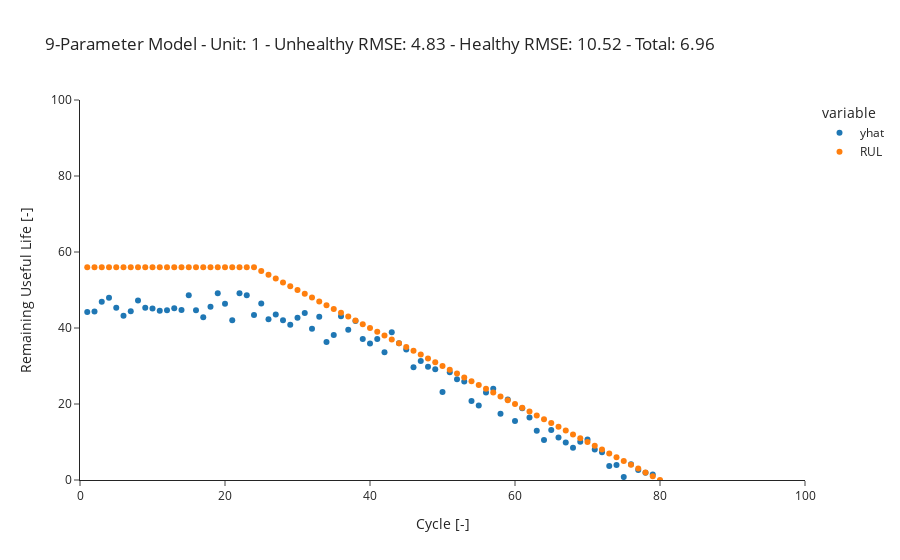
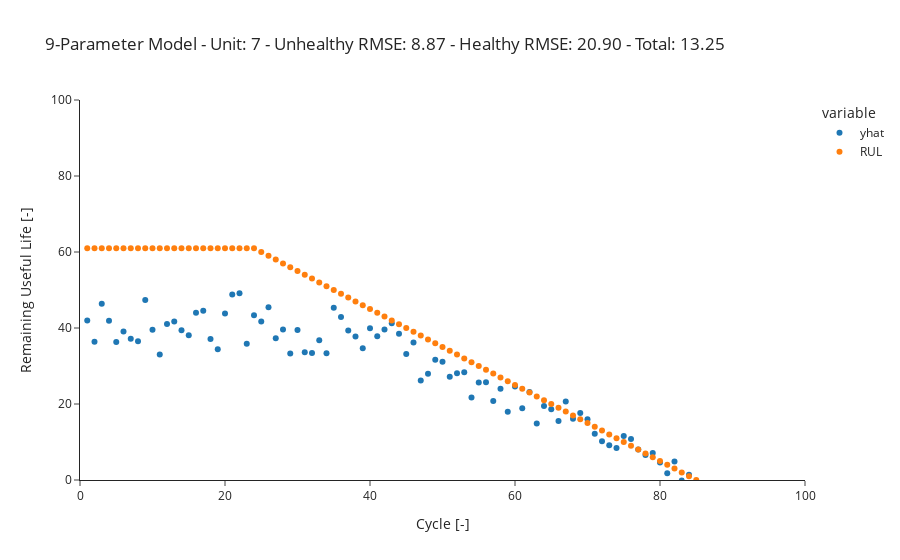
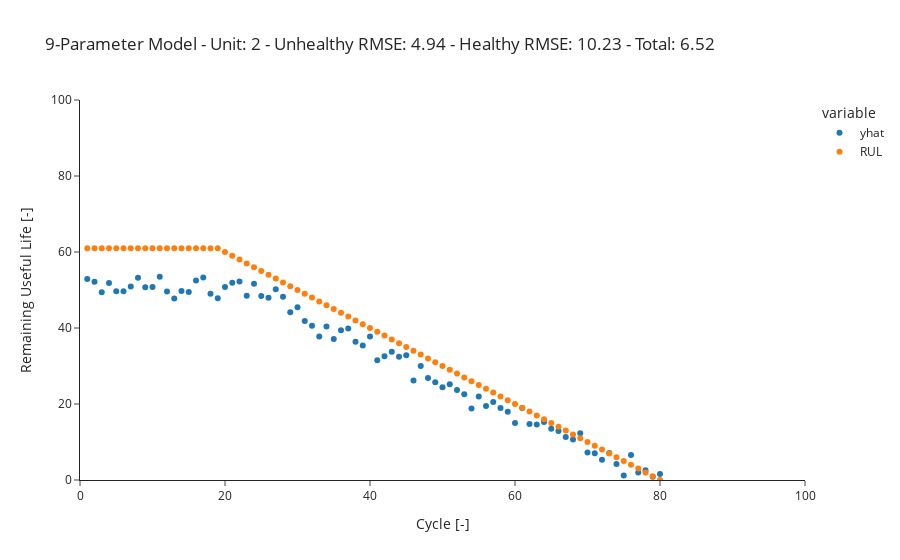
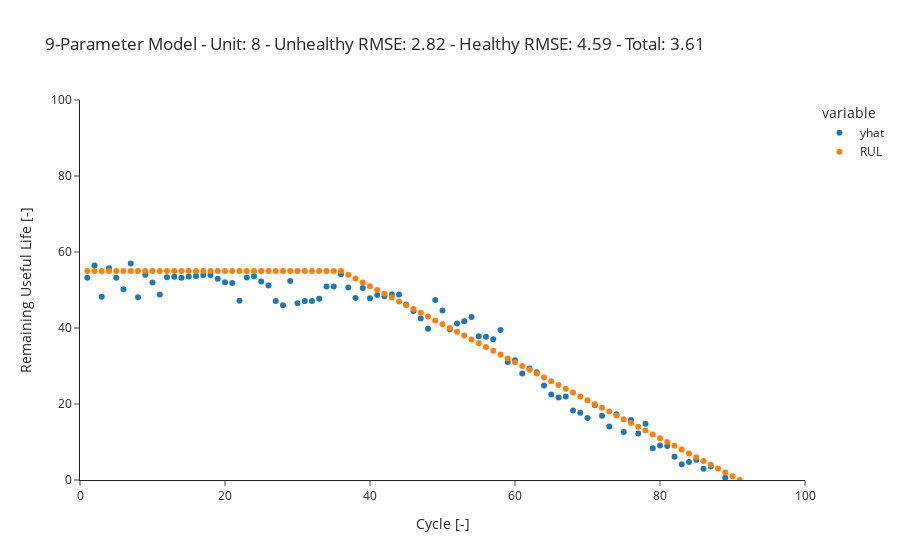

The notebook cell saved with these charts, in order:
### Code cell
#plot out piecewise target versus prediction with RMSE for 9-parameter model
unit_plots(df_results_pw_9, title="9-Parameter Model")

### Figure 1 — Plotly figure (JSON) as saved in the notebook; plotly's stock layout.template omitted (floating-point values rounded to 4 significant figures)
{"data": [{"hovertemplate": "variable=yhat<br>cycle=%{x}<br>value=%{y}<extra></extra>", "legendgroup": "yhat", "marker": {"color": "#1F77B4", "symbol": "circle"}, "mode": "markers", "name": "yhat", "orientation": "v", "showlegend": true, "type": "scatter", "x": [1, 2, 3, 4, 5, 6, 7, 8, 9, 10, 11, 12, 13, 14, 15, 16, 17, 18, 19, 20, 21, 22, 23, 24, 25, 26, 27, 28, 29, 30, 31, 32, 33, 34, 35, 36, 37, 38, 39, 40, 41, 42, 43, 44, 45, 46, 47, 48, 49, 50, 51, 52, 53, 54, 55, 56, 57, 58, 59, 60, 61, 62, 63, 64, 65, 66, 67, 68, 69, 70, 71, 72, 73, 74, 75, 76, 77, 78, 79, 80], "xaxis": "x", "y": [44.23, 44.32, 46.91, 47.94, 45.3, 43.25, 44.42, 47.27, 45.33, 45.15, 44.55, 44.66, 45.19, 44.74, 48.63, 44.64, 42.82, 45.61, 49.14, 46.36, 42.04, 49.18, 48.62, 43.45, 46.42, 42.31, 43.57, 42.01, 40.84, 42.7, 43.97, 39.83, 42.98, 36.3, 38.18, 43.12, 39.56, 41.84, 37.08, 35.9, 37.07, 33.61, 38.9, 35.99, 34.34, 29.7, 31.33, 29.81, 29.17, 23.14, 28.36, 26.48, 25.95, 20.76, 19.6, 23.05, 24.04, 17.41, 21.21, 15.54, 18.89, 16.46, 12.97, 10.51, 13.18, 11.2, 9.892, 8.494, 10.06, 10.69, 8.014, 7.275, 3.665, 3.954, 0.7694, 4.131, 2.648, 1.9, 1.473, -0.2672], "yaxis": "y"}, {"hovertemplate": "variable=RUL<br>cycle=%{x}<br>value=%{y}<extra></extra>", "legendgroup": "RUL", "marker": {"color": "#FF7F0E", "symbol": "circle"}, "mode": "markers", "name": "RUL", "orientation": "v", "showlegend": true, "type": "scatter", "x": [1, 2, 3, 4, 5, 6, 7, 8, 9, 10, 11, 12, 13, 14, 15, 16, 17, 18, 19, 20, 21, 22, 23, 24, 25, 26, 27, 28, 29, 30, 31, 32, 33, 34, 35, 36, 37, 38, 39, 40, 41, 42, 43, 44, 45, 46, 47, 48, 49, 50, 51, 52, 53, 54, 55, 56, 57, 58, 59, 60, 61, 62, 63, 64, 65, 66, 67, 68, 69, 70, 71, 72, 73, 74, 75, 76, 77, 78, 79, 80], "xaxis": "x", "y": [56, 56, 56, 56, 56, 56, 56, 56, 56, 56, 56, 56, 56, 56, 56, 56, 56, 56, 56, 56, 56, 56, 56, 56, 55, 54, 53, 52, 51, 50, 49, 48, 47, 46, 45, 44, 43, 42, 41, 40, 39, 38, 37, 36, 35, 34, 33, 32, 31, 30, 29, 28, 27, 26, 25, 24, 23, 22, 21, 20, 19, 18, 17, 16, 15, 14, 13, 12, 11, 10, 9, 8, 7, 6, 5, 4, 3, 2, 1, 0], "yaxis": "y"}], "layout": {"legend": {"title": {"text": "variable"}, "tracegroupgap": 0}, "title": {"text": "9-Parameter Model - Unit: 1 - Unhealthy RMSE: 4.83 - Healthy RMSE: 10.52 - Total: 6.96"}, "xaxis": {"anchor": "y", "domain": [0, 1], "range": [0, 100], "title": {"text": "Cycle [-]"}}, "yaxis": {"anchor": "x", "domain": [0, 1], "range": [0, 100], "title": {"text": "Remaining Useful Life [-]"}}}}

### Figure 2 — Plotly figure (JSON) as saved in the notebook; plotly's stock layout.template omitted (floating-point values rounded to 4 significant figures)
{"data": [{"hovertemplate": "variable=yhat<br>cycle=%{x}<br>value=%{y}<extra></extra>", "legendgroup": "yhat", "marker": {"color": "#1F77B4", "symbol": "circle"}, "mode": "markers", "name": "yhat", "orientation": "v", "showlegend": true, "type": "scatter", "x": [1, 2, 3, 4, 5, 6, 7, 8, 9, 10, 11, 12, 13, 14, 15, 16, 17, 18, 19, 20, 21, 22, 23, 24, 25, 26, 27, 28, 29, 30, 31, 32, 33, 34, 35, 36, 37, 38, 39, 40, 41, 42, 43, 44, 45, 46, 47, 48, 49, 50, 51, 52, 53, 54, 55, 56, 57, 58, 59, 60, 61, 62, 63, 64, 65, 66, 67, 68, 69, 70, 71, 72, 73, 74, 75, 76, 77, 78, 79, 80, 81, 82, 83, 84, 85], "xaxis": "x", "y": [41.99, 36.36, 46.41, 41.93, 36.33, 39.06, 37.19, 36.5, 47.35, 39.57, 33.04, 41.04, 41.74, 39.38, 38.12, 44.03, 44.51, 37.08, 34.42, 43.8, 48.84, 49.13, 35.88, 43.33, 41.73, 45.46, 37.32, 39.62, 33.31, 39.49, 33.6, 33.39, 36.76, 33.39, 45.31, 42.88, 39.32, 37.73, 34.68, 39.95, 37.84, 39.61, 41.26, 38.52, 33.17, 36.15, 26.21, 27.99, 31.62, 31.15, 27.19, 28.06, 28.36, 21.69, 25.66, 25.75, 20.78, 24.0, 17.94, 24.58, 18.9, 23.19, 14.85, 19.49, 18.63, 15.51, 20.66, 16.09, 17.62, 16.0, 12.18, 10.18, 9.137, 8.43, 11.58, 10.79, 8.023, 6.588, 7.099, 4.573, 1.8, 4.879, -0.1496, 1.366, -1.332], "yaxis": "y"}, {"hovertemplate": "variable=RUL<br>cycle=%{x}<br>value=%{y}<extra></extra>", "legendgroup": "RUL", "marker": {"color": "#FF7F0E", "symbol": "circle"}, "mode": "markers", "name": "RUL", "orientation": "v", "showlegend": true, "type": "scatter", "x": [1, 2, 3, 4, 5, 6, 7, 8, 9, 10, 11, 12, 13, 14, 15, 16, 17, 18, 19, 20, 21, 22, 23, 24, 25, 26, 27, 28, 29, 30, 31, 32, 33, 34, 35, 36, 37, 38, 39, 40, 41, 42, 43, 44, 45, 46, 47, 48, 49, 50, 51, 52, 53, 54, 55, 56, 57, 58, 59, 60, 61, 62, 63, 64, 65, 66, 67, 68, 69, 70, 71, 72, 73, 74, 75, 76, 77, 78, 79, 80, 81, 82, 83, 84, 85], "xaxis": "x", "y": [61, 61, 61, 61, 61, 61, 61, 61, 61, 61, 61, 61, 61, 61, 61, 61, 61, 61, 61, 61, 61, 61, 61, 61, 60, 59, 58, 57, 56, 55, 54, 53, 52, 51, 50, 49, 48, 47, 46, 45, 44, 43, 42, 41, 40, 39, 38, 37, 36, 35, 34, 33, 32, 31, 30, 29, 28, 27, 26, 25, 24, 23, 22, 21, 20, 19, 18, 17, 16, 15, 14, 13, 12, 11, 10, 9, 8, 7, 6, 5, 4, 3, 2, 1, 0], "yaxis": "y"}], "layout": {"legend": {"title": {"text": "variable"}, "tracegroupgap": 0}, "title": {"text": "9-Parameter Model - Unit: 7 - Unhealthy RMSE: 8.87 - Healthy RMSE: 20.90 - Total: 13.25"}, "xaxis": {"anchor": "y", "domain": [0, 1], "range": [0, 100], "title": {"text": "Cycle [-]"}}, "yaxis": {"anchor": "x", "domain": [0, 1], "range": [0, 100], "title": {"text": "Remaining Useful Life [-]"}}}}

### Figure 3 — Plotly figure (JSON) as saved in the notebook; plotly's stock layout.template omitted (floating-point values rounded to 4 significant figures)
{"data": [{"hovertemplate": "variable=yhat<br>cycle=%{x}<br>value=%{y}<extra></extra>", "legendgroup": "yhat", "marker": {"color": "#1F77B4", "symbol": "circle"}, "mode": "markers", "name": "yhat", "orientation": "v", "showlegend": true, "type": "scatter", "x": [1, 2, 3, 4, 5, 6, 7, 8, 9, 10, 11, 12, 13, 14, 15, 16, 17, 18, 19, 20, 21, 22, 23, 24, 25, 26, 27, 28, 29, 30, 31, 32, 33, 34, 35, 36, 37, 38, 39, 40, 41, 42, 43, 44, 45, 46, 47, 48, 49, 50, 51, 52, 53, 54, 55, 56, 57, 58, 59, 60, 61, 62, 63, 64, 65, 66, 67, 68, 69, 70, 71, 72, 73, 74, 75, 76, 77, 78, 79, 80], "xaxis": "x", "y": [52.87, 52.19, 49.43, 51.81, 49.67, 49.7, 50.91, 53.23, 50.73, 50.81, 53.48, 49.64, 47.78, 49.72, 49.48, 52.5, 53.29, 49.04, 47.85, 50.76, 51.93, 52.21, 48.52, 51.65, 48.45, 47.99, 50.21, 48.2, 44.15, 45.48, 41.83, 40.59, 37.79, 40.36, 37.1, 39.4, 39.84, 36.35, 35.42, 37.76, 31.52, 32.54, 33.74, 32.46, 32.81, 26.19, 29.97, 26.86, 25.72, 24.41, 25.2, 23.68, 22.59, 18.85, 21.95, 19.47, 20.56, 18.97, 17.94, 15.01, 18.94, 14.76, 14.64, 15.28, 13.48, 12.91, 11.3, 10.65, 12.27, 7.225, 7.053, 5.314, 7.102, 4.22, 1.194, 6.578, 1.997, 2.565, 0.8845, 1.59], "yaxis": "y"}, {"hovertemplate": "variable=RUL<br>cycle=%{x}<br>value=%{y}<extra></extra>", "legendgroup": "RUL", "marker": {"color": "#FF7F0E", "symbol": "circle"}, "mode": "markers", "name": "RUL", "orientation": "v", "showlegend": true, "type": "scatter", "x": [1, 2, 3, 4, 5, 6, 7, 8, 9, 10, 11, 12, 13, 14, 15, 16, 17, 18, 19, 20, 21, 22, 23, 24, 25, 26, 27, 28, 29, 30, 31, 32, 33, 34, 35, 36, 37, 38, 39, 40, 41, 42, 43, 44, 45, 46, 47, 48, 49, 50, 51, 52, 53, 54, 55, 56, 57, 58, 59, 60, 61, 62, 63, 64, 65, 66, 67, 68, 69, 70, 71, 72, 73, 74, 75, 76, 77, 78, 79, 80], "xaxis": "x", "y": [61, 61, 61, 61, 61, 61, 61, 61, 61, 61, 61, 61, 61, 61, 61, 61, 61, 61, 61, 60, 59, 58, 57, 56, 55, 54, 53, 52, 51, 50, 49, 48, 47, 46, 45, 44, 43, 42, 41, 40, 39, 38, 37, 36, 35, 34, 33, 32, 31, 30, 29, 28, 27, 26, 25, 24, 23, 22, 21, 20, 19, 18, 17, 16, 15, 14, 13, 12, 11, 10, 9, 8, 7, 6, 5, 4, 3, 2, 1, 0], "yaxis": "y"}], "layout": {"legend": {"title": {"text": "variable"}, "tracegroupgap": 0}, "title": {"text": "9-Parameter Model - Unit: 2 - Unhealthy RMSE: 4.94 - Healthy RMSE: 10.23 - Total: 6.52"}, "xaxis": {"anchor": "y", "domain": [0, 1], "range": [0, 100], "title": {"text": "Cycle [-]"}}, "yaxis": {"anchor": "x", "domain": [0, 1], "range": [0, 100], "title": {"text": "Remaining Useful Life [-]"}}}}

### Figure 4 — Plotly figure (JSON) as saved in the notebook; plotly's stock layout.template omitted (floating-point values rounded to 4 significant figures)
{"data": [{"hovertemplate": "variable=yhat<br>cycle=%{x}<br>value=%{y}<extra></extra>", "legendgroup": "yhat", "marker": {"color": "#1F77B4", "symbol": "circle"}, "mode": "markers", "name": "yhat", "orientation": "v", "showlegend": true, "type": "scatter", "x": [1, 2, 3, 4, 5, 6, 7, 8, 9, 10, 11, 12, 13, 14, 15, 16, 17, 18, 19, 20, 21, 22, 23, 24, 25, 26, 27, 28, 29, 30, 31, 32, 33, 34, 35, 36, 37, 38, 39, 40, 41, 42, 43, 44, 45, 46, 47, 48, 49, 50, 51, 52, 53, 54, 55, 56, 57, 58, 59, 60, 61, 62, 63, 64, 65, 66, 67, 68, 69, 70, 71, 72, 73, 74, 75, 76, 77, 78, 79, 80, 81, 82, 83, 84, 85, 86, 87, 88, 89, 90, 91], "xaxis": "x", "y": [53.26, 56.43, 48.22, 55.7, 53.24, 50.22, 57.0, 48.09, 54.01, 51.96, 48.79, 53.38, 53.49, 53.25, 53.56, 53.59, 53.98, 53.97, 52.96, 52.06, 51.81, 47.15, 53.27, 53.59, 52.26, 51.2, 47.11, 45.96, 52.36, 46.52, 47.1, 47.1, 47.72, 50.89, 50.9, 54.13, 50.64, 47.93, 50.55, 47.8, 48.71, 48.36, 48.82, 48.79, 46.18, 44.46, 42.51, 39.83, 47.39, 44.6, 39.64, 41.18, 41.81, 42.91, 37.8, 37.73, 37.01, 39.46, 31.04, 31.52, 28.06, 29.32, 28.38, 24.86, 22.49, 21.68, 21.97, 18.29, 17.67, 16.32, 19.72, 16.93, 14.05, 17.32, 12.64, 15.77, 12.26, 14.78, 8.349, 9.073, 8.954, 6.093, 4.165, 4.743, 5.3, 2.988, 3.549, -1.223, 0.584, -1.544, -1.874], "yaxis": "y"}, {"hovertemplate": "variable=RUL<br>cycle=%{x}<br>value=%{y}<extra></extra>", "legendgroup": "RUL", "marker": {"color": "#FF7F0E", "symbol": "circle"}, "mode": "markers", "name": "RUL", "orientation": "v", "showlegend": true, "type": "scatter", "x": [1, 2, 3, 4, 5, 6, 7, 8, 9, 10, 11, 12, 13, 14, 15, 16, 17, 18, 19, 20, 21, 22, 23, 24, 25, 26, 27, 28, 29, 30, 31, 32, 33, 34, 35, 36, 37, 38, 39, 40, 41, 42, 43, 44, 45, 46, 47, 48, 49, 50, 51, 52, 53, 54, 55, 56, 57, 58, 59, 60, 61, 62, 63, 64, 65, 66, 67, 68, 69, 70, 71, 72, 73, 74, 75, 76, 77, 78, 79, 80, 81, 82, 83, 84, 85, 86, 87, 88, 89, 90, 91], "xaxis": "x", "y": [55, 55, 55, 55, 55, 55, 55, 55, 55, 55, 55, 55, 55, 55, 55, 55, 55, 55, 55, 55, 55, 55, 55, 55, 55, 55, 55, 55, 55, 55, 55, 55, 55, 55, 55, 55, 54, 53, 52, 51, 50, 49, 48, 47, 46, 45, 44, 43, 42, 41, 40, 39, 38, 37, 36, 35, 34, 33, 32, 31, 30, 29, 28, 27, 26, 25, 24, 23, 22, 21, 20, 19, 18, 17, 16, 15, 14, 13, 12, 11, 10, 9, 8, 7, 6, 5, 4, 3, 2, 1, 0], "yaxis": "y"}], "layout": {"legend": {"title": {"text": "variable"}, "tracegroupgap": 0}, "title": {"text": "9-Parameter Model - Unit: 8 - Unhealthy RMSE: 2.82 - Healthy RMSE: 4.59 - Total: 3.61"}, "xaxis": {"anchor": "y", "domain": [0, 1], "range": [0, 100], "title": {"text": "Cycle [-]"}}, "yaxis": {"anchor": "x", "domain": [0, 1], "range": [0, 100], "title": {"text": "Remaining Useful Life [-]"}}}}
